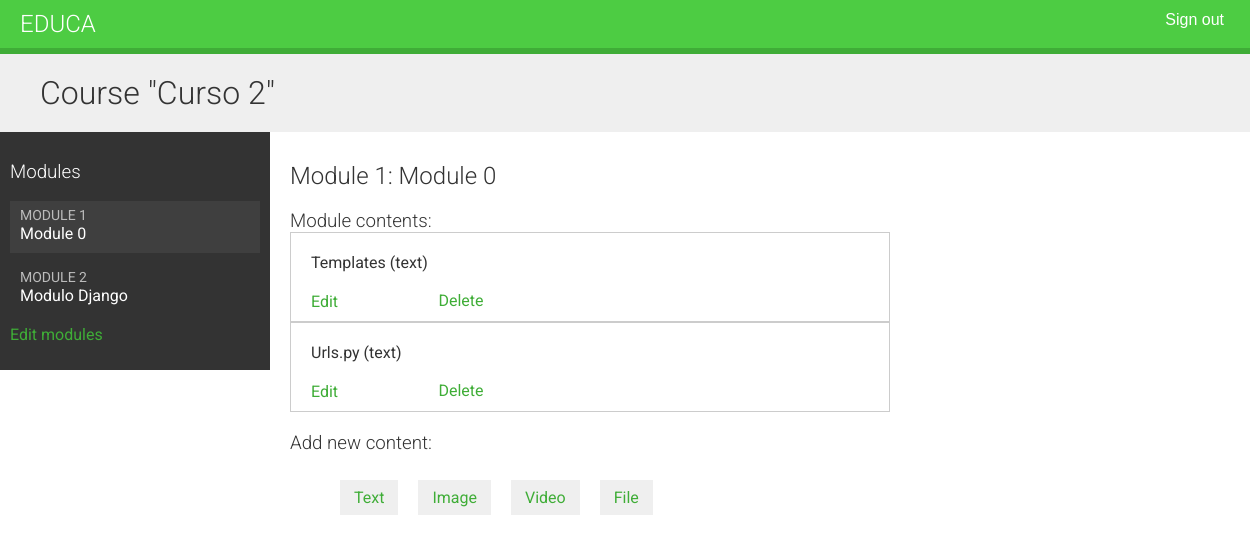
The app's page /course/module/7/ (signed in), older data.
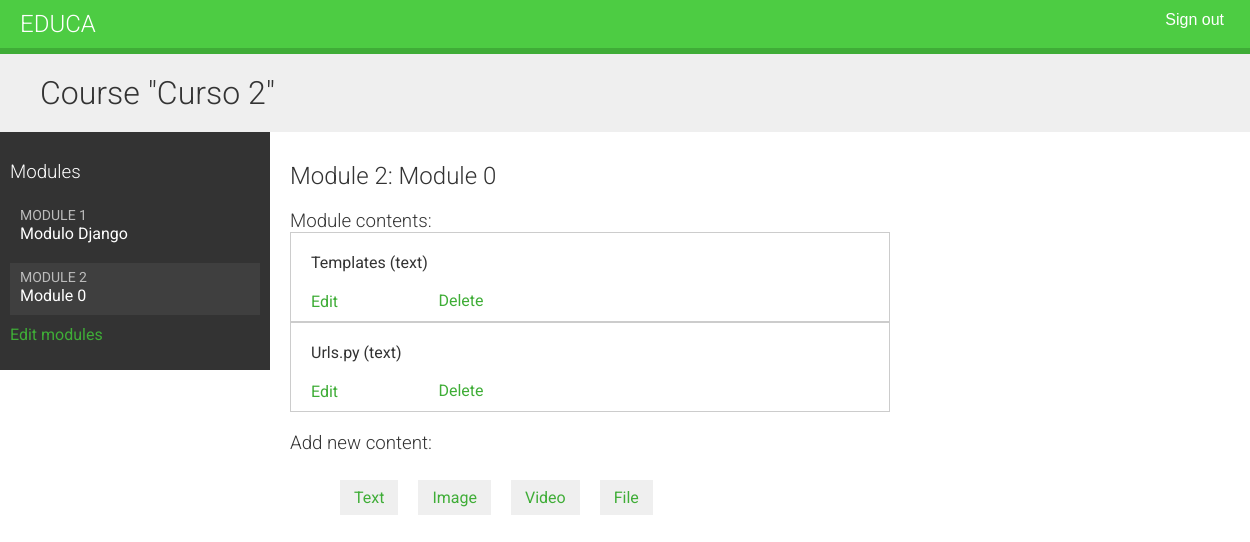
The same page, newer data.
### courses/models.py (models this page shows, shortened)
class Module(models.Model):
    course = models.ForeignKey(
        Course, related_name='modules', on_delete=models.CASCADE
    )
    title = models.CharField(max_length=200)
    description = models.TextField(blank=True)
    order = OrderField(blank=True, for_fields=['course'])    # nmbramo el nuevo campo order y especificamos que el orden se calcula con respuesta el curso al establecer for_fiedls=['course]
    class Meta:
        ordering = ['order']

class Content(models.Model):
    module = models.ForeignKey(    # Apuntamos el modelo de modula ya que este es el que contenie mùltiples contenidos
        Module,
        related_name='contents',
        on_delete= models.CASCADE
    )
    content_type = models.ForeignKey(    # Campo ForeignKey al modelo ContentType
        ContentType,
        on_delete=models.CASCADE,
        limit_choices_to = {    # Limitamos los objetos ContentType que se pueden usar para la relaciòn generica
            'model__in': ('text', 'video', 'image', 'file')    # Utilizamos la bùesqueda de campo model__in para filtrar la consulta a los objetos ContenType cuyo atributo models sea 'text', 'video0, 'image', 'file'.
        }
    )
    object_id = models.PositiveIntegerField()    # Alamacenamos la llave primaria del objeto relacionado
    item = GenericForeignKey('content_type', 'object_id')    # Compo GenericForeignKey para el objeto relacionado que combina los dos campos anteriores
    order = OrderField(blank=True, for_fields=['module'])
    class Meta:
        ordering = ['order']

class ItemBase(models.Model):
    owner = models.ForeignKey(User,    # Usuario que creo el contenido
                              related_name='%(class)s_relared',    # related_name diferentes para cada submodelo
                              on_delete=models.CASCADE
                              )
    title = models.CharField(max_length=250)
    created = models.DateTimeField(auto_now_add=True)
    updated = models.DateTimeField(auto_now=True)
    class Meta:
        abstract = True
    def __str__(self):
        return self.title

class Text(ItemBase):    # Almacenamos contenido de texto
    content = models.TextField()

### courses/views.py (the view)
class ModuleContentListView(TemplateResponseMixin, View):
    template_name = 'courses/manage/module/content_list.html'
    def get(self, request, module_id):
        module = get_object_or_404(
            Module, id=module_id, course__owner=request.user    # Obtenemos el objeto de Module con el ID proporcionado que pertenece al suaurio actual y renderiza una plantilla con al mòdulo dado.
        )
        return self.render_to_response({'module': module})

### courses/templatetags/course.py (called while the page is built)
@register.filter
def model_name(obj):
    try:
        return obj._meta.model_name
    except AttributeError:
        return None

### courses/templates/courses/manage/module/content_list.html (shortened to what this page needs)
{% extends "base.html" %}
{% load course %}
{% block content %}
{% with course=module.course %}
  <h1>Course "{{ course.title }}"</h1>
  <div class="contents">
    <h3>Modules</h3>
    <ul id="modules">
      {% for m in course.modules.all %}
        <li data-id="{{ m.id }}" {% if m == module %}class="selected"{% endif %}>
          <a href="{% url "module_content_list" m.id %}">
            <span>
              Module <span class="order">{{ m.order|add:1 }}</span>
            </span>
            <br>
            {{ m.title }}
          </a>
        </li>
      {% empty %}
        <li>No modules yet.</li>
      {% endfor %}
    </ul>
    <p><a href="{% url 'course_module_update' course.id %}">
    Edit modules</a></p>
  </div>
  <div class="module">
    <h2>Module {{ module.order|add:1 }}: {{ module.title }}</h2>
    <h3>Module contents:</h3>
    <div id="module-contents">
      {% for content in module.contents.all %}
        <div data-id="{{ content.id }}">
          {% with item=content.item %}
            <p>{{ item }} ({{ item|model_name }})</p>
            <a href="{% url 'module_content_update' module.id item|model_name item.id %}">
              Edit
            </a>
            <form action="{% url 'module_content_delete' content.id %}" method="post">
              <input type="submit" value="Delete">
            </form>
            {% endwith %}
        </div>
      {% empty %}
        <p>This module has no contents yet.</p>
      {% endfor %}
    </div>
    <h3>Add new content:</h3>
    <ul class="content-types">
      <li>
        <a href="{% url 'module_content_create' module.id 'text' %}">Text</a>
      </li>
      <li>
        <a href="{% url 'module_content_create' module.id 'image' %}">Image</a>
      </li>
      <li>
        <a href="{% url 'module_content_create' module.id 'video' %}">Video</a>
      </li>
      <li>
        <a href="{% url 'module_content_create' module.id 'file' %}">File</a>
      </li>
    </ul>
  </div>
{% endwith %}
{% endblock %}

Row changes from the older to the newer data that the page shows:
changed Module "Modulo Django": order|add "2" → "1"; moves up the list
changed Module "Module 0": order|add "1" → "2"
